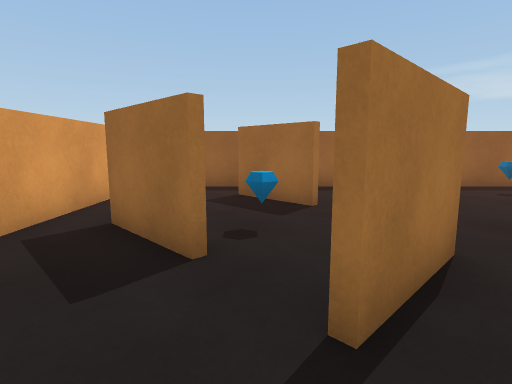
View 1 (above)

14 first-person views from a walk through a 3-D level made in the Unity game engine. The camera is 1.2 m above the floor, tilts 8° down and sees 80° across. The floor is counted in squares, 1 m on a side. Each view is taken from the middle of a square. On the plan, view 1 faces up. The plan holds only what a view shows up to about 13 squares ahead; the rest is blank. Some animated figures are left out.

View 2
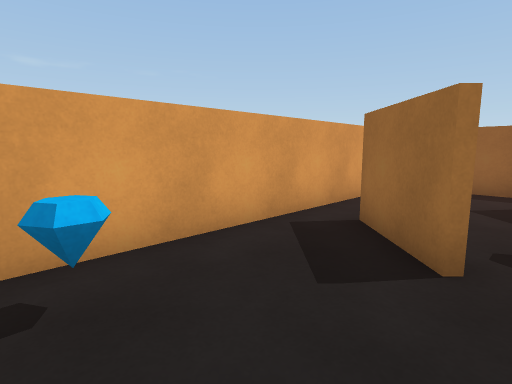

View 3
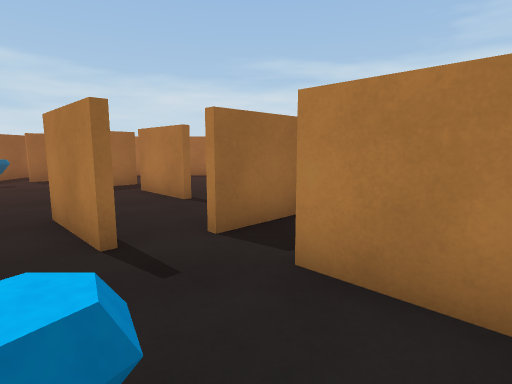

View 4
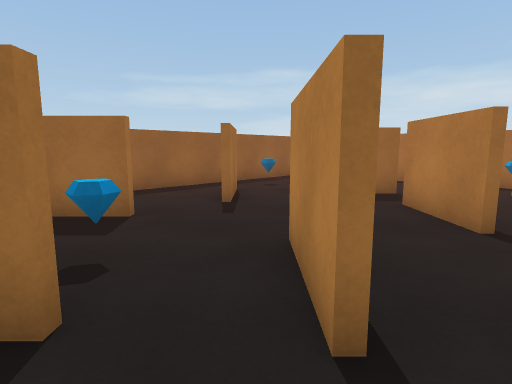

View 5
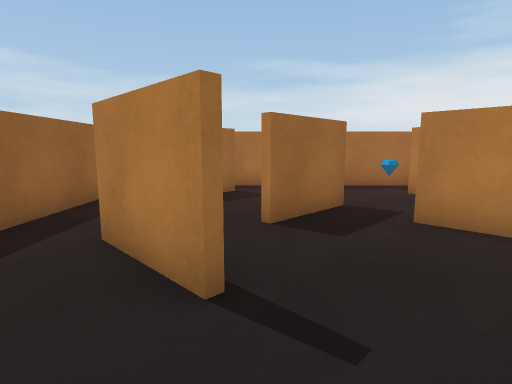

View 6
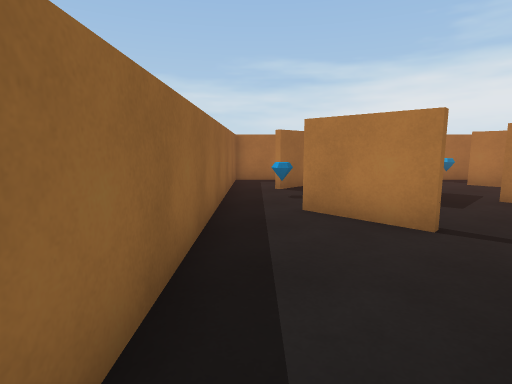

View 7
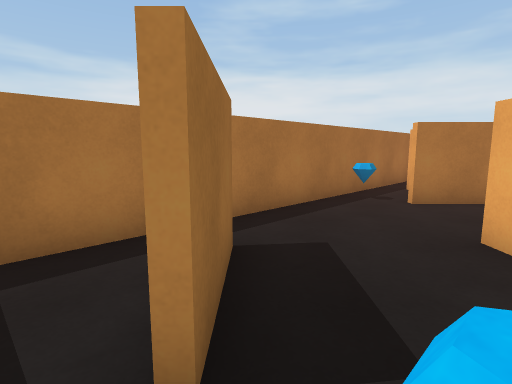

View 8
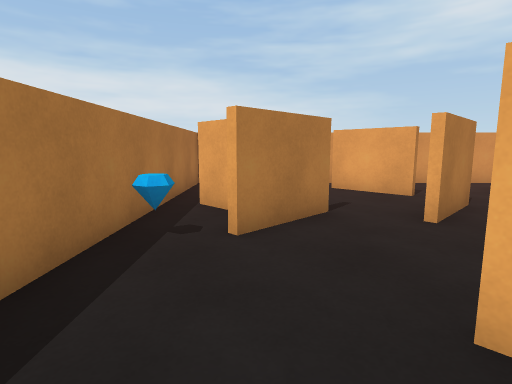

View 9
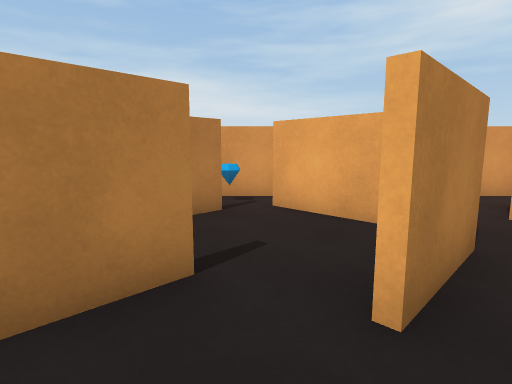

View 10
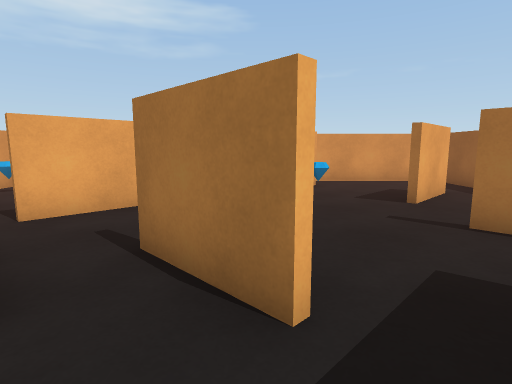

View 11
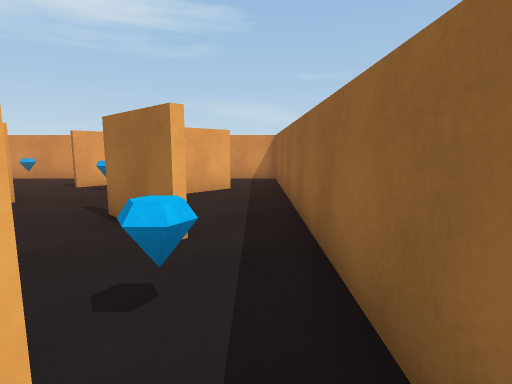

View 12
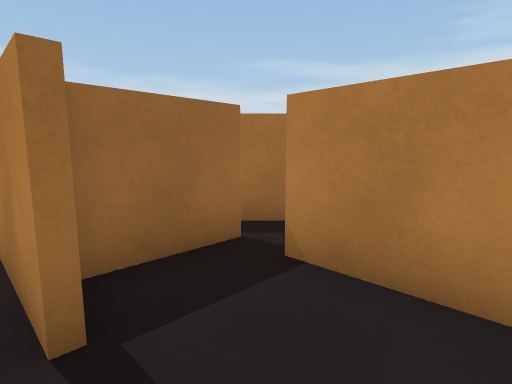

View 13
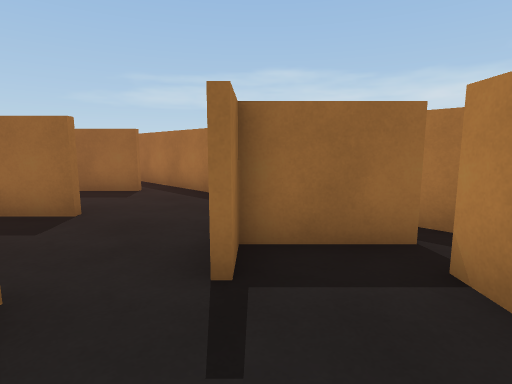

View 14
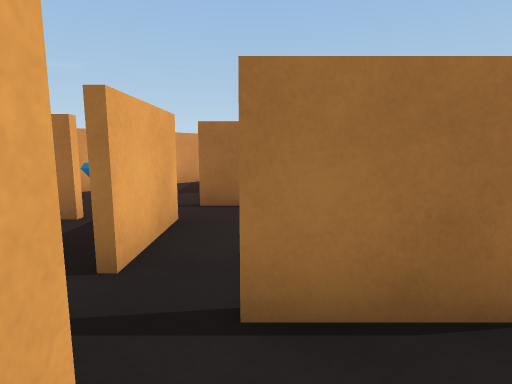

### Floor plan
Points are (right, up) in squares from view 1. A wall is a line through its corners. A room is listed if a view was taken in it or the views show most of it. See-through windows are left out.
Room 1 (views 1, 2, 3, 4)
walls: (-0.7, 3.2) (-2.4, 4.9); (0.4, 1.8) (1.1, 2.5); (-1.2, -1.6) (0.1, -0.4); (-3.5, 5.6) (-3.5, -1.1); (2.6, -0.8) (1.2, 0.6)
ways out: opening at (-3, 4.5) to room 2; opening at (0, 3) to room 2; gap at (1, 1) to room 2
objects: other object (-2, 1)
Room 2 (views 5, 6, 7, 8, 9, 10, 11)
walls: (2.3, 3.4) (0.5, 1.6); (6.1, 3.3) (4.3, 1.5); (1.3, 6.5) (-0.4, 8.2); (5.1, 8) (3.4, 6.2); (4.2, 1.7) (6, 3.4); (7.4, 4.5) (7.7, 4.2); (7.6, 4) (5.8, 5.8); (1.1, 2.5) (2.2, 3.5); (1.3, 0.8) (3.1, -1); (4.3, -0.6) (6.1, 1.2); (8.2, 0.8) (9.3, 1.9); (0.5, 9.8) (-3.5, 9.8) (-3.5, 5.6); (9.9, 6.5) (8.1, 8.3); (-2.2, 5) (-0.5, 3.3); (9.5, 0.1) (10.3, -0.7); (11, -1) (11, 9.8) (5.5, 9.8)
ways out: opening at (-3, 4.5) to room 1; opening at (0, 3) to room 1; gap at (1, 1) to room 1; opening at (7, 2) to room 3; opening at (1, 9) to room 4; opening at (2, 7) to room 4; opening at (5, 9) to room 4; gap at (10, 7)
objects: other object (0, 5); other object (7, 8); other object (10, 2)
Room 3 (views 12, 13, 14)
walls: (7.5, 0.1) (8.2, 0.8); (5.9, 0.7) (4.5, -0.7); (7.6, -3) (9.4, -1.3); (5, -1.8) (6.7, -3.5); (10.1, -0.8) (8.5, 0.8) (7.7, 0)
ways out: opening at (7, 2) to room 2
Room 4 (no view inside)
walls: (3.2, 6.3) (5, 8.1); (5.5, 9.8) (0.5, 9.8); (-0.4, 8.3) (1.4, 6.5)
ways out: opening at (1, 9) to room 2; opening at (2, 7) to room 2; opening at (5, 9) to room 2

Where each view was taken, in squares from view 1:
view 1: 0 up, 0 right, facing up
view 2: 0 up, 0 right, facing up-left
view 3: 0 up, 3 left, facing right
view 4: 1 up, 1 left, facing up-right
view 5: 6 up, 1 right, facing right
view 6: 9 up, 1 left, facing right
view 7: 9 up, 7 right, facing down-right
view 8: 6 up, 9 right, facing down
view 9: 3 up, 7 right, facing down
view 10: 3 up, 8 right, facing left
view 11: 9 up, 9 right, facing left
view 12: 1 down, 6 right, facing right
view 13: 2 down, 6 right, facing up-right
view 14: 2 down, 6 right, facing up-left
